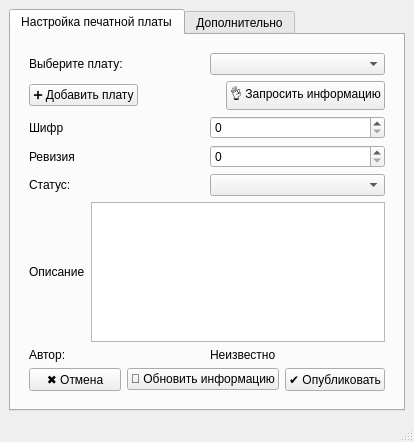
<?xml version="1.0" encoding="UTF-8"?>
<ui version="4.0">
 <class>uiPcb</class>
 <widget class="QMainWindow" name="uiPcb">
  <property name="geometry">
   <rect>
    <x>0</x>
    <y>0</y>
    <width>414</width>
    <height>442</height>
   </rect>
  </property>
  <property name="windowTitle">
   <string>Печатная плата uCrewProjects</string>
  </property>
  <widget class="QWidget" name="centralwidget">
   <layout class="QVBoxLayout" name="verticalLayout_2">
    <item>
     <widget class="QTabWidget" name="tabWidget">
      <property name="currentIndex">
       <number>0</number>
      </property>
      <widget class="QWidget" name="tab">
       <attribute name="title">
        <string>Настройка печатной платы</string>
       </attribute>
       <layout class="QVBoxLayout" name="verticalLayout_3">
        <item>
         <widget class="QWidget" name="verticalWidget" native="true">
          <layout class="QVBoxLayout" name="verticalLayout">
           <item>
            <layout class="QHBoxLayout" name="horizontalLayout">
             <item>
              <widget class="QLabel" name="lblPcb">
               <property name="text">
                <string>Выберите плату:</string>
               </property>
              </widget>
             </item>
             <item>
              <widget class="QComboBox" name="cmbPcbs"/>
             </item>
            </layout>
           </item>
           <item>
            <layout class="QHBoxLayout" name="horizontalLayout_3">
             <item>
              <widget class="QPushButton" name="btnPcbAdd">
               <property name="text">
                <string>➕ Добавить плату</string>
               </property>
              </widget>
             </item>
             <item>
              <spacer name="horizontalSpacer">
               <property name="orientation">
                <enum>Qt::Horizontal</enum>
               </property>
               <property name="sizeHint" stdset="0">
                <size>
                 <width>40</width>
                 <height>20</height>
                </size>
               </property>
              </spacer>
             </item>
             <item>
              <widget class="QPushButton" name="btnLoad">
               <property name="text">
                <string>👌 Запросить информацию</string>
               </property>
              </widget>
             </item>
            </layout>
           </item>
           <item>
            <layout class="QHBoxLayout" name="horizontalLayout_8">
             <item>
              <widget class="QLabel" name="lblCodename">
               <property name="text">
                <string>Шифр</string>
               </property>
              </widget>
             </item>
             <item>
              <widget class="QSpinBox" name="spCodename"/>
             </item>
            </layout>
           </item>
           <item>
            <layout class="QHBoxLayout" name="horizontalLayout_9">
             <item>
              <widget class="QLabel" name="lblRevision">
               <property name="text">
                <string>Ревизия</string>
               </property>
              </widget>
             </item>
             <item>
              <widget class="QSpinBox" name="spRevision"/>
             </item>
            </layout>
           </item>
           <item>
            <layout class="QHBoxLayout" name="horizontalLayout_4">
             <item>
              <widget class="QLabel" name="lblStatus">
               <property name="text">
                <string>Статус:</string>
               </property>
              </widget>
             </item>
             <item>
              <widget class="QComboBox" name="cmbStatuses"/>
             </item>
            </layout>
           </item>
           <item>
            <layout class="QHBoxLayout" name="horizontalLayout_6">
             <item>
              <widget class="QLabel" name="lblDescription">
               <property name="text">
                <string>Описание</string>
               </property>
              </widget>
             </item>
             <item>
              <widget class="QTextEdit" name="txtDescription"/>
             </item>
            </layout>
           </item>
           <item>
            <layout class="QHBoxLayout" name="horizontalLayout_7">
             <item>
              <widget class="QLabel" name="label_2">
               <property name="text">
                <string>Автор:</string>
               </property>
              </widget>
             </item>
             <item>
              <widget class="QLabel" name="label">
               <property name="text">
                <string>Неизвестно</string>
               </property>
              </widget>
             </item>
            </layout>
           </item>
           <item>
            <layout class="QHBoxLayout" name="horizontalLayout_5">
             <item>
              <widget class="QPushButton" name="btnCancle">
               <property name="text">
                <string>✖ Отмена</string>
               </property>
              </widget>
             </item>
             <item>
              <widget class="QPushButton" name="btnUpdate">
               <property name="text">
                <string>🔄 Обновить информацию</string>
               </property>
              </widget>
             </item>
             <item>
              <widget class="QPushButton" name="btnSend">
               <property name="text">
                <string>✔ Опубликовать</string>
               </property>
              </widget>
             </item>
            </layout>
           </item>
          </layout>
         </widget>
        </item>
       </layout>
      </widget>
      <widget class="QWidget" name="tab_2">
       <attribute name="title">
        <string>Дополнительно</string>
       </attribute>
       <layout class="QVBoxLayout" name="verticalLayout_5">
        <item>
         <layout class="QVBoxLayout" name="verticalLayout_4">
          <item>
           <layout class="QHBoxLayout" name="horizontalLayout_2">
            <item>
             <widget class="QLabel" name="lblVersion">
              <property name="text">
               <string>Версия</string>
              </property>
             </widget>
            </item>
            <item>
             <widget class="QLabel" name="lblTxtVersion">
              <property name="text">
               <string>0.0.0</string>
              </property>
             </widget>
            </item>
           </layout>
          </item>
          <item>
           <layout class="QHBoxLayout" name="horizontalLayout_10">
            <item>
             <widget class="QLabel" name="lblAuthor">
              <property name="text">
               <string>Автор</string>
              </property>
             </widget>
            </item>
            <item>
             <widget class="QLabel" name="lblTxtAuthor">
              <property name="text">
               <string>stellar-creator</string>
              </property>
             </widget>
            </item>
           </layout>
          </item>
          <item>
           <layout class="QHBoxLayout" name="horizontalLayout_12">
            <item>
             <widget class="QLabel" name="lblGit">
              <property name="text">
               <string>Github</string>
              </property>
             </widget>
            </item>
            <item>
             <widget class="QLabel" name="lblTxtGit">
              <property name="text">
               <string>https://github.com/stellar-creator</string>
              </property>
             </widget>
            </item>
           </layout>
          </item>
          <item>
           <spacer name="verticalSpacer">
            <property name="orientation">
             <enum>Qt::Vertical</enum>
            </property>
            <property name="sizeType">
             <enum>QSizePolicy::Expanding</enum>
            </property>
            <property name="sizeHint" stdset="0">
             <size>
              <width>20</width>
              <height>40</height>
             </size>
            </property>
           </spacer>
          </item>
         </layout>
        </item>
       </layout>
      </widget>
     </widget>
    </item>
   </layout>
  </widget>
  <widget class="QMenuBar" name="menubar">
   <property name="geometry">
    <rect>
     <x>0</x>
     <y>0</y>
     <width>414</width>
     <height>21</height>
    </rect>
   </property>
  </widget>
  <widget class="QStatusBar" name="statusbar"/>
 </widget>
 <resources/>
 <connections/>
</ui>
